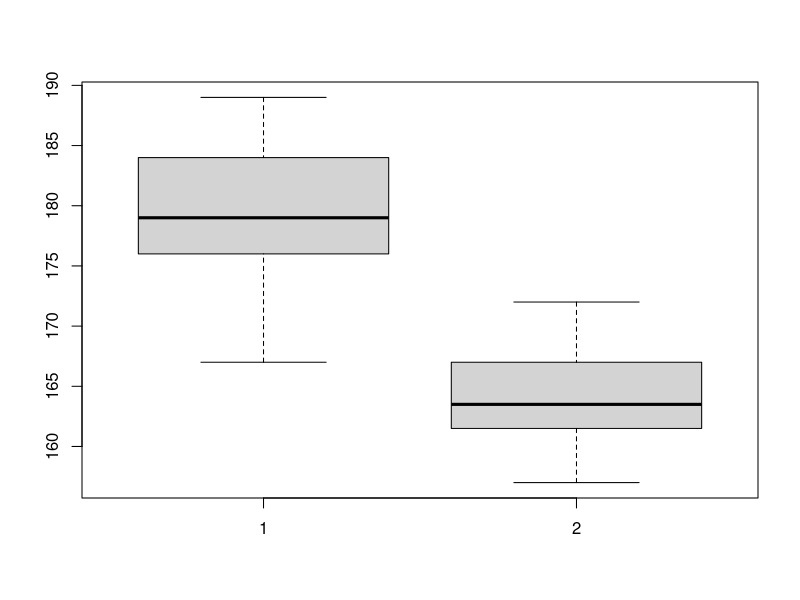

This figure's R source:
m <- c(171, 176, 179, 189, 176, 182, 173, 179, 184, 186, 189, 167, 177)
k <- c(161, 162, 163, 162, 166, 164, 168, 165, 168, 157, 161, 172)

boxplot(m, k)



mean(m)
mean(k)

t.test(m, k, alternative = "greater", var.equal = FALSE)